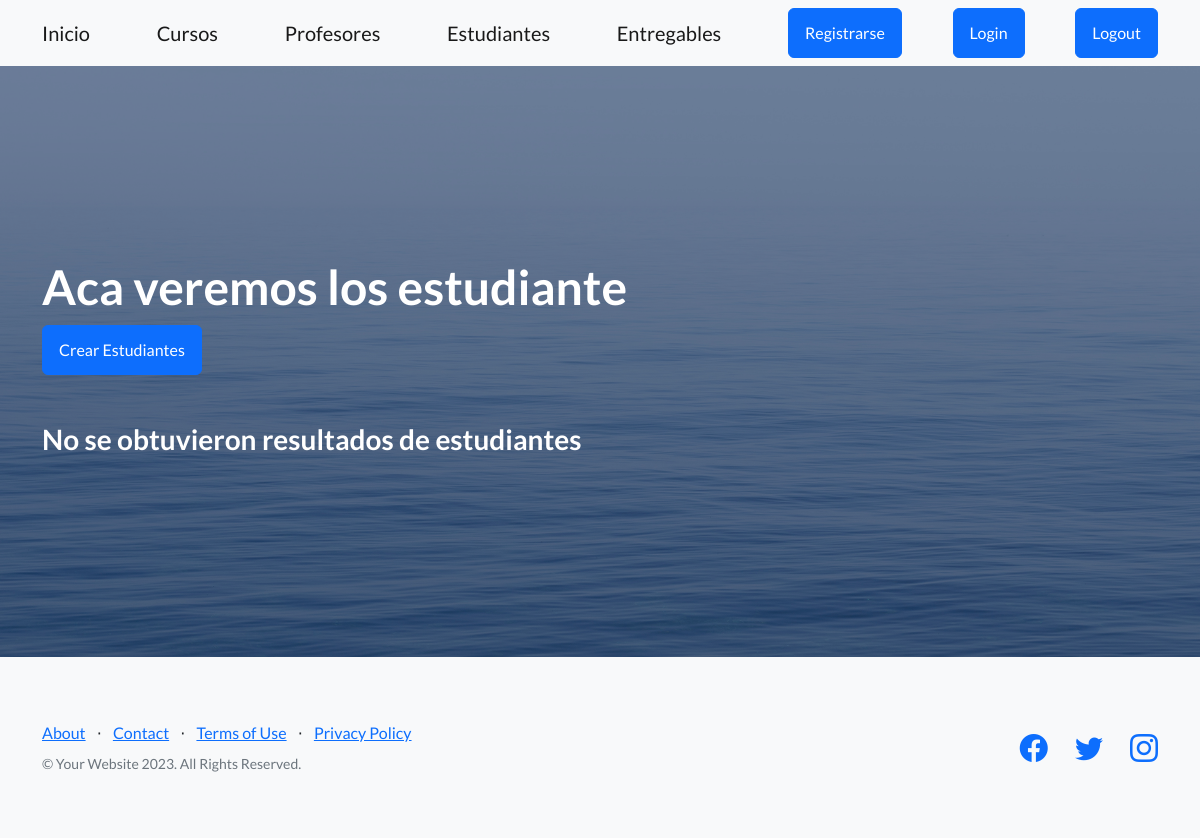
The app's page /AppCoder/estudiantes/lista/ (signed in), older data.
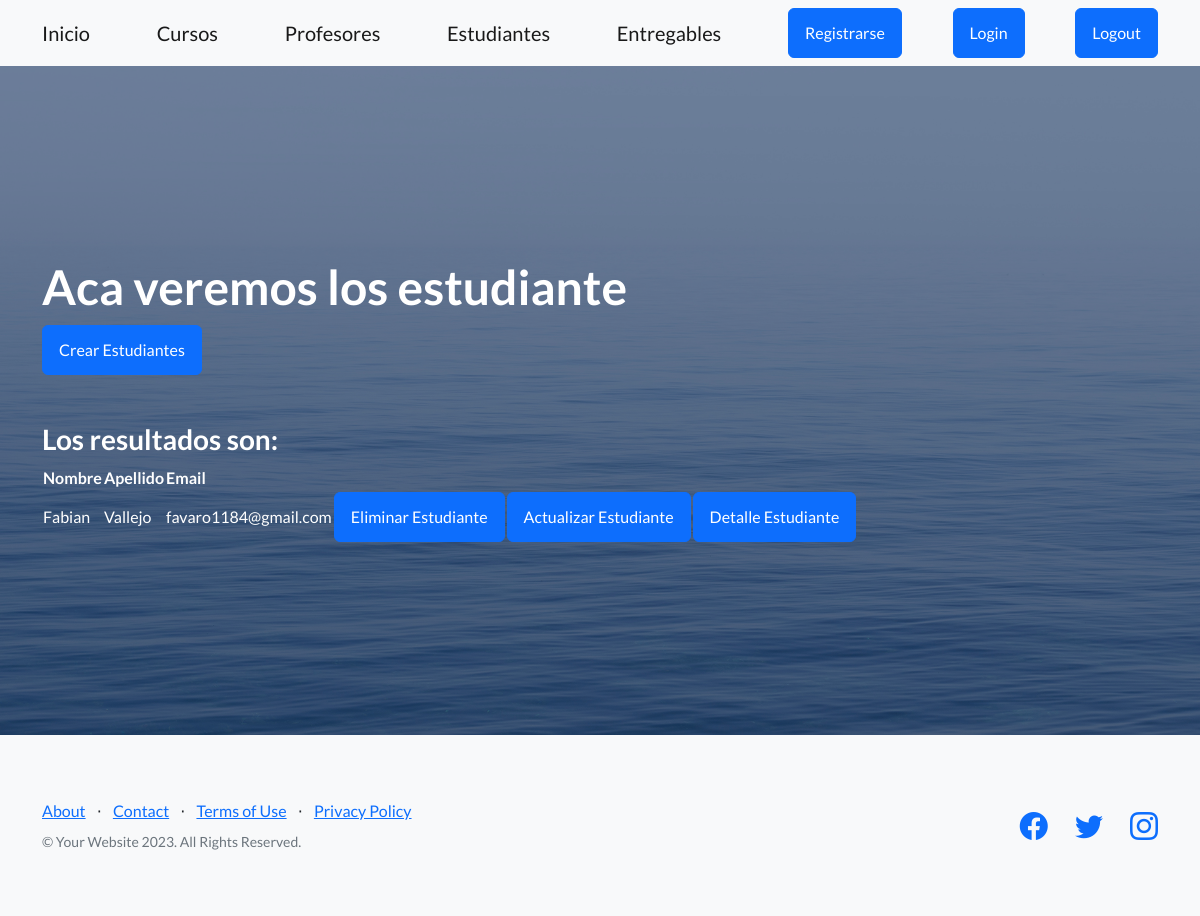
The same page, newer data.
### AppCoder/models.py (models this page shows)
class Estudiante(models.Model):
    nombre = models.CharField(max_length=40)
    apellido = models.CharField(max_length=40)
    email = models.EmailField()

### AppCoder/views.py (the view)
# urls.py: path('estudiantes/lista/', EstudianteLista.as_view(), name="VerEstudiantesLista"),
class EstudianteLista(LoginRequiredMixin, ListView): #estudiante_list.html
    model = Estudiante

### AppCoder/templates/AppCoder/estudiante_list.html
{% extends "AppCoder/padre2.html" %}
{% load static %}
{% block titulo %}
Aca veremos los estudiante<p>
<a class="btn btn-primary" href="{% url 'CrearEstudiantes' %}">Crear Estudiantes</a>
{% endblock %}
{% block formulario %}
    {% if object_list %}
        <h3>Los resultados son: </h3>
        <table>
            <tr>
                <th>Nombre</th>
                <th>Apellido</th>
                <th>Email</th>
            </tr>
            {% for e in object_list %}
            <tr>
                <td>{{ e.nombre }} </td>
                <td>{{ e.apellido }} </td>
                <td>{{ e.email }} </td>
                <td><a class="btn btn-primary" href="{% url 'BorrarEstudiantes' e.id %}">Eliminar Estudiante</a> </td>
                <td><a class="btn btn-primary" href="{% url 'ActualizarEstudiantes' e.id %}">Actualizar Estudiante</a> </td>
                <td><a class="btn btn-primary" href="{% url 'DetalleEstudiantes' e.id %}">Detalle Estudiante</a> </td>
            </tr>
            {% endfor%}
        </table>
    {% else %}
        <h3>No se obtuvieron resultados de estudiantes </h3>
    {% endif %}
{% endblock %}

Row changes from the older to the newer data that the page shows:
added Estudiante: nombre "Fabian", apellido "Vallejo", email "favaro1184@gmail.com"
Text that changed along with them:
text no longer shown: "No se obtuvieron resultados de estudiantes"
text now shown: "Los resultados son: Nombre Apellido Email"
